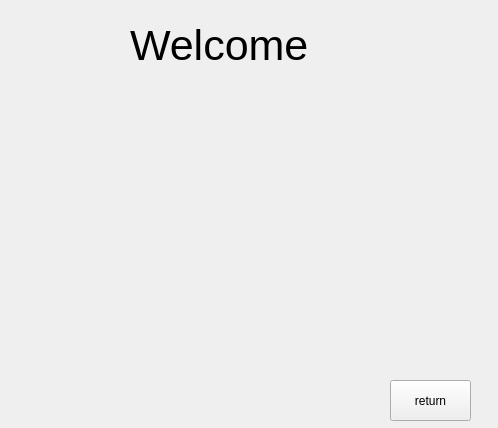
<?xml version="1.0" encoding="UTF-8"?>
<ui version="4.0">
 <class>Form</class>
 <widget class="QWidget" name="Form">
  <property name="geometry">
   <rect>
    <x>0</x>
    <y>0</y>
    <width>498</width>
    <height>428</height>
   </rect>
  </property>
  <property name="windowTitle">
   <string>Form</string>
  </property>
  <widget class="QLabel" name="label">
   <property name="geometry">
    <rect>
     <x>130</x>
     <y>10</y>
     <width>211</width>
     <height>71</height>
    </rect>
   </property>
   <property name="font">
    <font>
     <pointsize>32</pointsize>
    </font>
   </property>
   <property name="text">
    <string>Welcome</string>
   </property>
  </widget>
  <widget class="QLabel" name="label_2">
   <property name="geometry">
    <rect>
     <x>40</x>
     <y>70</y>
     <width>401</width>
     <height>301</height>
    </rect>
   </property>
   <property name="frameShape">
    <enum>QFrame::NoFrame</enum>
   </property>
   <property name="text">
    <string/>
   </property>
   <property name="pixmap">
    <pixmap resource="pic.qrc">:/new/prefix1/1.png</pixmap>
   </property>
  </widget>
  <widget class="QPushButton" name="btn_return">
   <property name="geometry">
    <rect>
     <x>390</x>
     <y>380</y>
     <width>81</width>
     <height>41</height>
    </rect>
   </property>
   <property name="text">
    <string>return</string>
   </property>
  </widget>
 </widget>
 <resources>
  <include location="pic.qrc"/>
 </resources>
 <connections/>
</ui>
